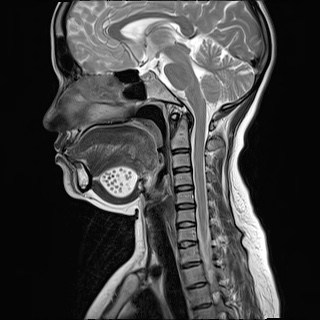
#> input picture Mejoramiento/Imagenes Mejoramiento/img1.jpg, 320 x 320 px, found by its file name
$ jupyter execute Texturas_skimage.ipynb   (older library calls are emulated)
#> lines starting #> are read from the running program, lines starting #| are printed output that depends on the picture; long printed decimals are rounded
#Análisis de textura: Matriz de Co-ocurrencia de Niveles de Gris (GLCM)

##Montar el Drive

##Cálculo de la matriz de co-ocurrencia GLCM

La Matriz de Co-ocurrencia de Niveles de Gris (GLCM) es una técnica utilizada en procesamiento de imágenes para analizar la textura de una imagen. Captura la frecuencia con la que se presentan pares de píxeles con valores de gris específicos, separados por una cierta distancia y orientación.

Documentación de librería: [skimage.features](https://scikit-image.org/docs/stable/api/skimage.feature.html#skimage.feature.graycomatrix)

## Librerías

[cell 1]
import cv2
import numpy as np
import matplotlib.pyplot as plt
import skimage
from skimage.feature import graycomatrix, graycoprops

***Función para reducir niveles de gris, esto es opcional para facilitar el cálculo y la visualización de los resultados***

[cell 2]
def reducir_niveles(imagen, n_grey):
    imagen_reducida = np.floor_divide(imagen, 256 // n_grey)
    return imagen_reducida

# Cargar y preprocesar la imagen
path = 'C:/Users/Juan Bautista/.vscode/PSIB/Mejoramiento/Imagenes Mejoramiento/img1.jpg'  # Reemplaza con la ruta de tu imagen
img = cv2.imread(path, cv2.IMREAD_GRAYSCALE)
#> img is the input picture: shape (320, 320); min 0, max 255, mean 65.3

niveles = 8  # Número de niveles de gris
img = reducir_niveles(img, niveles)
#> in reducir_niveles, `imagen_reducida = np.floor_divide(imagen, 256 // n_grey)`:
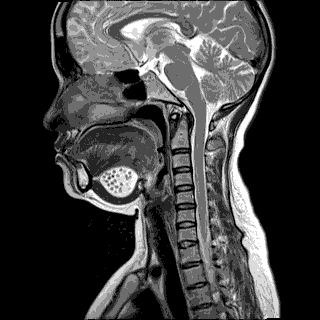
#> imagen_reducida: shape (320, 320); min 0, max 7, mean 1.68; drawn with min black and max white

## Cálculo de la Matriz en todas las direcciónes

[cell 3]
# Definir desplazamientos y ángulos
# En scikit-image, los desplazamientos se definen como (dX, dY)
# Por ejemplo, para 0°, 45°, 90°, y 135°, con d=1:
distancias = [1]
angulos = [0, np.pi/4, np.pi/2, 3*np.pi/4]  # 0°, 45°, 90°, 135°

# Calcular GLCM
glcm = graycomatrix(img,
                    distances=distancias,
                    angles=angulos,
                    levels=niveles,
                    symmetric=True,
                    normed=True)

***Cálculo de los atributos de la matriz***

Recuerden que estos van a caracterizar las texturas de las imagenes.

[cell 4]
# Calcular propiedades
contraste = graycoprops(glcm, 'contrast')
#> contraste = [[0.487, 0.651, 0.319, 0.669]]
energia = graycoprops(glcm, 'energy')
#> energia = [[0.484, 0.477, 0.493, 0.477]]
homogeneidad = graycoprops(glcm, 'homogeneity')
#> homogeneidad = [[0.867, 0.845, 0.895, 0.843]]
correlacion = graycoprops(glcm, 'correlation')
#> correlacion = [[0.939, 0.918, 0.96, 0.916]]

# Mostrar resultados
print("Contraste:")
print(contraste)
#| [[0.487  0.6509 0.3189 0.6685]]
print("\nEnergía:")
print(energia)
#| [[0.484 0.4768 0.4926 0.4765]]
print("\nHomogeneidad:")
print(homogeneidad)
#| [[0.8665 0.845  0.8953 0.8427 ]]
print("\nCorrelación:")
print(correlacion)
#| [[0.9387 0.9182 0.9599 0.916]]

## Visualización de resultados

[cell 5]
#Visualizar imagen
plt.figure(figsize=(6,5))
plt.imshow(img, cmap='gray')
plt.title('Imagen Original')
plt.show()

# Visualizar una GLCM específica (por ejemplo, para 0°)
plt.figure(figsize=(6,5))
plt.imshow(glcm[:, :,0,0], cmap='Reds', interpolation='nearest')
plt.colorbar(label='Probabilidad')
plt.title('GLCM Normalizada (0°)')
plt.xlabel('Nivel de Gris Vecino')
plt.ylabel('Nivel de Gris Referncia')

# Añadir valores numéricos en las celdas
for i in range(niveles):
    for j in range(niveles):
        plt.text(j, i, f'{glcm[i, j, 0, 0]:.2f}',
                 ha='center', va='center', color='black')

plt.show()
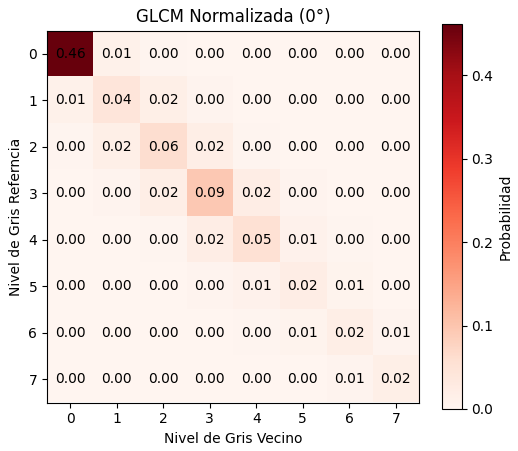
#> figure drawn by matplotlib, 2 panels

## GLCM para una ventana

Cálculo de la Matriz de co-ocurrecia para ventanas de diferentes tamaños.

[cell 6]
def calcular_glcm_ventana(imagen, x, y, tamaño_kernel, distancia=1):
    # Extraer la ventana de la imagen
#> called with x = 20, y = 20, tamaño_kernel = 25, distancia = 1
    ventana = imagen[y:y+tamaño_kernel, x:x+tamaño_kernel]
#> ventana: shape (25, 25); every value is 0

    # Calcular la GLCM
    glcm = graycomatrix(ventana, [distancia], [0], symmetric=True, normed=True)

    # Calcular los atributos
    atributos = {
        'contraste': graycoprops(glcm, 'contrast')[0, 0],
        'homogeneidad': graycoprops(glcm, 'homogeneity')[0, 0],
        'energia': graycoprops(glcm, 'energy')[0, 0],
        'correlacion': graycoprops(glcm, 'correlation')[0, 0]
    }
#> atributos = {'contraste': 0, 'homogeneidad': 1, 'energia': 1, 'correlacion': 1}

    return glcm, atributos  # Cambiar para retornar también la GLCM

# Calcular GLCM y atributos para la ventana especificada
glcm_ventana, atributos_ventana = calcular_glcm_ventana(img, x=20, y=20, tamaño_kernel=25)
#> atributos_ventana has the same summary as atributos in calcular_glcm_ventana

# Mostrar la GLCM
print("\nAtributos de la ventana:")
print(atributos_ventana)
#| {'contraste': 0.0, 'homogeneidad': 1.0, 'energia': 1.0, 'correlacion': 1.0}
